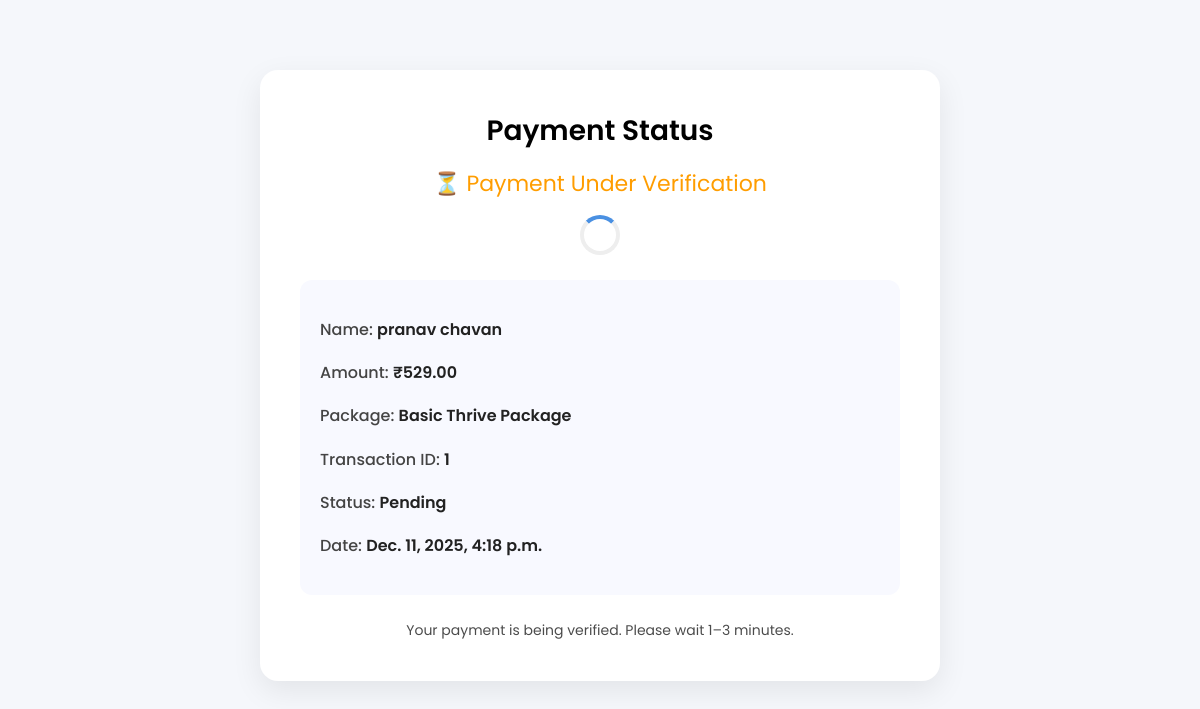
The app's page /payment-status/1/ with its own data.
### home/models.py (models this page shows, shortened)
class PaymentRequest(models.Model):
    STATUS_CHOICES = [
        ("pending", "Pending"),
        ("success", "Success"),
        ("failed", "Failed"),
    ]
    seller = models.ForeignKey(
        User,
        on_delete=models.CASCADE,
        null=True,
        blank=True,
        related_name="payment_requests"
    )
    buyer_name = models.CharField(max_length=150)
    buyer_email = models.EmailField()
    buyer_phone = models.CharField(max_length=20)
    sponsor_code = models.CharField(max_length=50, blank=True)
    package_name = models.CharField(max_length=100)
    amount = models.DecimalField(max_digits=10, decimal_places=2)
    status = models.CharField(
        max_length=20,
        choices=STATUS_CHOICES,
        default="pending"
    )
    created_at = models.DateTimeField(auto_now_add=True)

### home/views.py (the view)
# urls.py: path('payment-status/<int:pay_id>/', views.payment_status, name='payment_status'),
def payment_status(request, pay_id):
    from .models import PaymentRequest
    try:
        pay = PaymentRequest.objects.get(id=pay_id)
    except PaymentRequest.DoesNotExist:
        return render(request, "error.html", {"msg": "Payment Not Found"})
    return render(request, "payment_status.html", {"pay": pay})

### home/templates/payment_status.html (shortened to what this page needs)
<!DOCTYPE html>
<html lang="en">
<head>
</head>
<body>
<div class="container">
    <div class="title">Payment Status</div>
    {% if pay.status == "success" %}
        <div class="success">✔ Payment Successful</div>
    {% elif pay.status == "pending" %}
        <div class="pending">⏳ Payment Under Verification</div>
        <div class="loader"></div>
    {% else %}
        <div class="failed">❌ Payment Failed</div>
    {% endif %}
    <div class="info-box">
        <p><span class="label">Name:</span> <span class="value">{{ pay.buyer_name }}</span></p>
        <p><span class="label">Amount:</span> <span class="value">₹{{ pay.amount }}</span></p>
        <p><span class="label">Package:</span> <span class="value">{{ pay.package_name }}</span></p>
        <p><span class="label">Transaction ID:</span> <span class="value">{{ pay.id }}</span></p>
        <p><span class="label">Status:</span> <span class="value">{{ pay.status|title }}</span></p>
        <p><span class="label">Date:</span> <span class="value">{{ pay.created_at }}</span></p>
    </div>
    <div class="footer-note">
        {% if pay.status == "pending" %}
        Your payment is being verified. Please wait 1–3 minutes.
        {% else %}
        Thank you for choosing ThriveOn.
        {% endif %}
    </div>
</div>
</body>
</html>

### home/templates/payment_status.html (style rules this page uses)
body { font-family: 'Poppins', sans-serif; background: #f5f7fb; margin: 0; padding: 0; }
.container { max-width: 600px; margin: 70px auto; background: #fff; padding: 40px; border-radius: 18px; box-shadow: 0px 10px 30px rgba(0,0,0,0.08); text-align: center; }
.title { font-size: 28px; font-weight: 600; margin-bottom: 15px; }
.pending { color: #ff9d00; font-size: 22px; margin-bottom: 10px; }
.info-box { text-align: left; background: #f8f9ff; padding: 20px; border-radius: 12px; margin-top: 25px; line-height: 1.7; }
.label { font-weight: 500; color: #444; }
.value { font-weight: 600; color: #222; }
.footer-note { margin-top: 25px; font-size: 14px; opacity: 0.7; }
.loader { margin: 15px auto; border: 4px solid #eee; border-top: 4px solid #4a90e2; border-radius: 50%; width: 32px; height: 32px; animation: spin 0.8s linear infinite; }

### records on screen
PaymentRequest: buyer_name "pranav chavan", amount "529.00", package_name "Basic Thrive Package", id "1", status "Pending", created_at "Dec. 11, 2025, 4:18 p.m."
